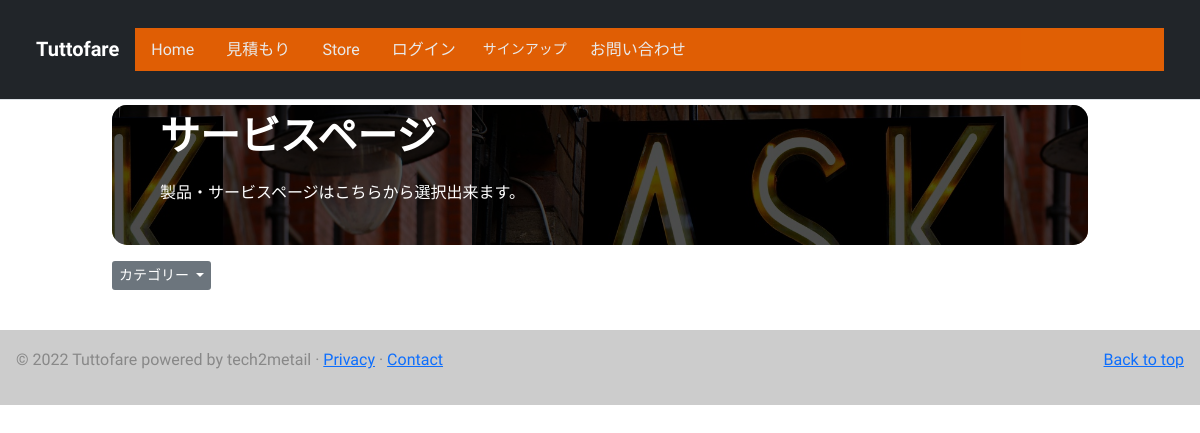
The page /store/ on the database as committed earlier.
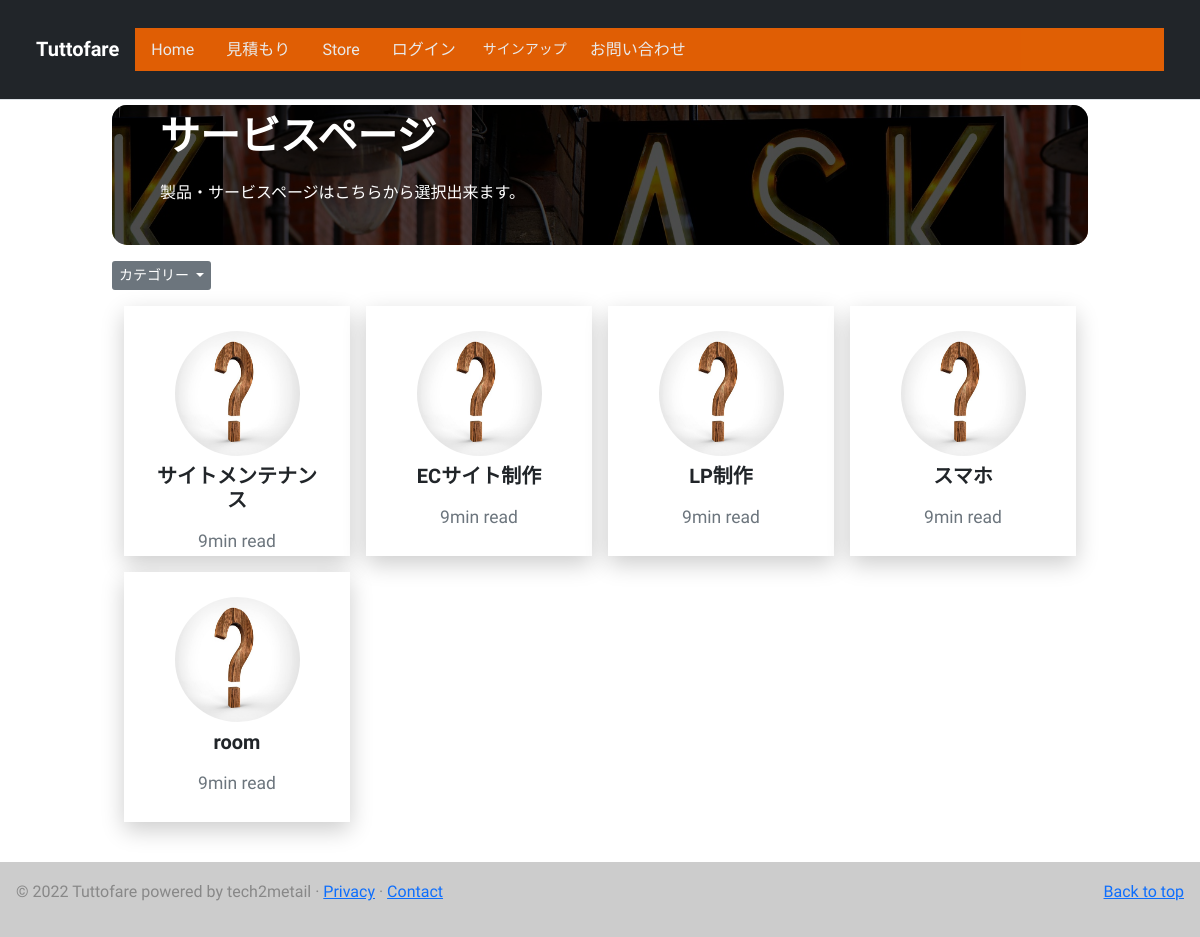
The same page on the database as committed later.
### store/models.py (models this page shows, shortened)
class Product(models.Model):
    category = models.ForeignKey(Category, related_name='product', on_delete=models.CASCADE)
    created_by = models.ForeignKey(get_user_model(), on_delete=models.CASCADE, related_name='product_creator')
    title = models.CharField(max_length=255)
    author = models.CharField(max_length=255, default='admin')
    description = models.TextField(blank=True)
    image = models.ImageField(upload_to='store/images/',default='store/images/default.jpg')
    slug = models.SlugField(max_length=255)
    price = models.IntegerField()
    in_stock = models.BooleanField(default=True)
    is_active = models.BooleanField(default=True)
    created = models.DateTimeField(auto_now_add=True)
    updated = models.DateTimeField(auto_now=True)
    class Meta:
        verbose_name_plural = 'Products'
        ordering = ('-created',)

### store/views.py (the view)
# urls.py: path('', views.product_all, name='product_all'),
def product_all(req):
    products = Product.objects.all()
    categories = Category.objects.all()
    context = {'products': products,'categories':categories}
    return render(req, 'store/home.html', context)

### basket/context_processors.py (called while the page is built)
def basket(request):
    return {'basket': Basket(request)}

### templates/store/home.html (shortened to what this page needs)
{% extends '../mainapp/base_index.html' %}{% load static %}
{% block content%}
<div class="page-top"></div>
<div class="container" style="max-width: 1000px">
    <div class="service-title">
        <h1 class="page-top-title pt-2 ps-5">サービスページ</h1>
        <p class="px-5 text-white ">製品・サービスページはこちらから選択出来ます。</p>
    </div>
    {% include './snippets/dropdown.html'%}
    <div class="container mt-3">
        <div class="pb-3 h5">
            <div class="row g-3">
                {% for product in products %}
                <div class="col-lg-3 col-sm-6">
                    <div class="service-item card-effect text-center">
                        <img src="{{product.image.url}}" alt="Responsice image" class="img-fluid">
                        <h5 class="mt-2"><a href="{% url 'store:product_single' product.slug %}"
                                class="text-dark text-decoration-none">{{product.title}}</a></h5>
                        <small class="text-muted">9min read</small>
                    </div>
                </div>
                {% endfor %}
            </div>
        </div>
    </div>
</div>
{%endblock%}

### templates/mainapp/base_index.html (shortened to what this page needs)
<!DOCTYPE html>
<html lang="jp">
{% load static %}
{% load humanize %}
<head>
  <link href="https://cdn.jsdelivr.net/npm/bootstrap@5.0.2/dist/css/bootstrap.min.css" rel="stylesheet"
 />
  <link href="https://unpkg.com/boxicons@2.1.4/css/boxicons.min.css" rel="stylesheet" />
  <link href="{% static 'mainapp/styles/style.css' %}" rel="stylesheet" />
</head>
<body class="justify-content-center">
  {% include 'mainapp/snippets/header.html' %}
  {% block content %}
  {%endblock %}
  {% include 'mainapp/snippets/footer.html' %}
</body>
</html>

### templates/mainapp/snippets/header.html (shortened to what this page needs)
<header>
    <div class="row" id="navArea">
        <nav class="navbar navbar-expand-md navbar-light bg-dark border-bottom">
            <div class="container-fluid">
                <h2><a class="navbar-brand" href="/">Tuttofare</a></h2>
                <div class="collapse navbar-collapse" id="navbarCollapse">
                    <a class="nav-link" href="/">Home</a>
                    <a class="nav-link" href="/quotation">見積もり</a>
                    <a class="nav-link" href="{%url 'store:product_all' %}">Store</a>
                    {% if user.is_authenticated %}
                    <a class="nav-link account" href="{%url 'mainapp:dashboard' %}">
                        <span class="badge">ID:{{user.email}}</span>
                    </a>
                    <a type="button" role="button" href="{% url 'basket:basket_summary' %}"
                        class="basket-btn btn btn-outline-secondary">
                        {% with total_qty=basket|length %}
                        <div id="basket-qty" class="d-inline-flex">
                            {% if total_qty > 0 %}
                            {{ total_qty }}
                            {% else %}
                            0
                            {% endif %}
                        </div>
                        {% endwith %}
                        <svg xmlns="http://www.w3.org/2000/svg" width="16" height="16" fill="currentColor"
                            class="bi bi-cart3" viewBox="0 0 16 16">
                            <path
                                d="M0 1.5A.5.5 0 0 1 .5 1H2a.5.5 0 0 1 .485.379L2.89 3H14.5a.5.5 0 0 1 .49.598l-1 5a.5.5 0 0 1-.465.401l-9.397.472L4.415 11H13a.5.5 0 0 1 0 1H4a.5.5 0 0 1-.491-.408L2.01 3.607 1.61 2H.5a.5.5 0 0 1-.5-.5zM3.102 4l.84 4.479 9.144-.459L13.89 4H3.102zM5 12a2 2 0 1 0 0 4 2 2 0 0 0 0-4zm7 0a2 2 0 1 0 0 4 2 2 0 0 0 0-4zm-7 1a1 1 0 1 1 0 2 1 1 0 0 1 0-2zm7 0a1 1 0 1 1 0 2 1 1 0 0 1 0-2z" />
                        </svg>
                    </a>
                    <a class="nav-link" href="/logout">ログアウト</a>
                    {% else %}
                    <a class="nav-link" href="/login">ログイン</a>
                    <button class="btn ms-1"><a href="/signup">サインアップ</a></button>
                    {%endif%}
                    <a class="nav-link" href="/contact">お問い合わせ</a>
                </div>
            </div>
        </nav>
    </div>
</header>

### templates/store/snippets/dropdown.html (shortened to what this page needs)
<nav>
    <div class="dropdown pt-3">
        <button class="btn btn-secondary dropdown-toggle" type="button" id="dropdownMenuButton1"
            data-bs-toggle="dropdown" aria-expanded="false">
            カテゴリー
        </button>
    </div>
</nav>

### templates/mainapp/snippets/footer.html (shortened to what this page needs)
<footer class="p-3 mt-4">
    <p class="float-end"><a href="/">Back to top</a></p>
    <p>&copy 2022 Tuttofare powered by tech2metail &middot; <a href="/privacy">Privacy</a> &middot; <a
            href="/contact">Contact</a></p>
</footer>

### static/mainapp/styles/style.css (style rules this page uses)
* { text-decoration: none; list-style: none; margin: 0; padding: 0; }
:root { --primary: #f56500; --dark: #21252f; --body: #888; --theme: rgb(13, 142, 223); --box-shadow: 0 8px 22px rgba(0, 0, 0, 0.2); }
body { margin: 0; padding: 0; width: auto; margin-left: auto; margin-right: auto; font-family: 'Sora', sans-serif; line-height: 1.7; color: var(--body); }
h1, h2, h3, h4, h5, .display-4 { color: var(--dark); font-weight: 700; }
.navbar h2 a.navbar-brand, .navbar a, .collapse a.nav-link { color: white; text-decoration: none; }
.navbar-collapse.collapse { background-color: var(--primary); opacity: 0.9; }
.page-top { padding: 50px; }
header { position: fixed; width: 100%; top: 0; z-index: 3; }
#navArea .navbar { height: 100px; }
#navArea { margin: 0; padding: 0; }
.btn { font-size: 14px; padding: 2px 5px; border-width: 2px; border-radius: 3px; }
.card-effect { box-shadow: var(--box-shadow); background-color: #fff; padding: 25px; transition: all 0.35s ease; }
footer { background: #ccc; }
::placeholder { color: orange; }
.card-effect img { height: 120px; margin-left: auto; margin-right: auto; }
.service-item { height: 250px; width: 100%; }
.service-item img { width: 125px; height: 125px; border-radius: 100%; }
.page-top-title { padding-left: 10px; margin-top: 5px; position: relative; padding: 0.25em 1em; color: #fff; }
.service-title { border: none; padding: auto auto; border-radius: 15px; background-image: url("../service.jpg"); background-position: 360px -220px; background-size: 80%; height: 140px; background-attachment: local; position: relative; z-index: -2; }
.service-title:after { border-radius: 15px; content: ""; position: absolute; width: 100%; height: 100%; top: 0; left: 0; background-color: rgba(1, 1, 1, 0.7); z-index: -3; }

Rows that differ between the two databases and show on the page:
added Product: image (placeholder picture), title "サイトメンテナンス"
added Product: image (placeholder picture), title "ECサイト制作"
added Product: image (placeholder picture), title "LP制作"
added Product: image (placeholder picture), title "スマホ"
added Product: image (placeholder picture), title "room"
